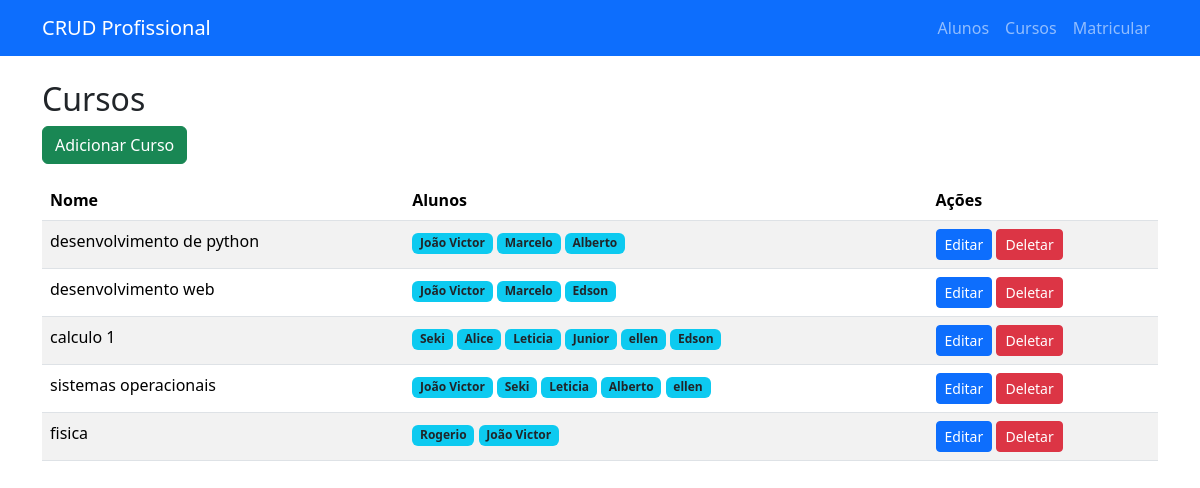
The page /cursos on the database as committed earlier.
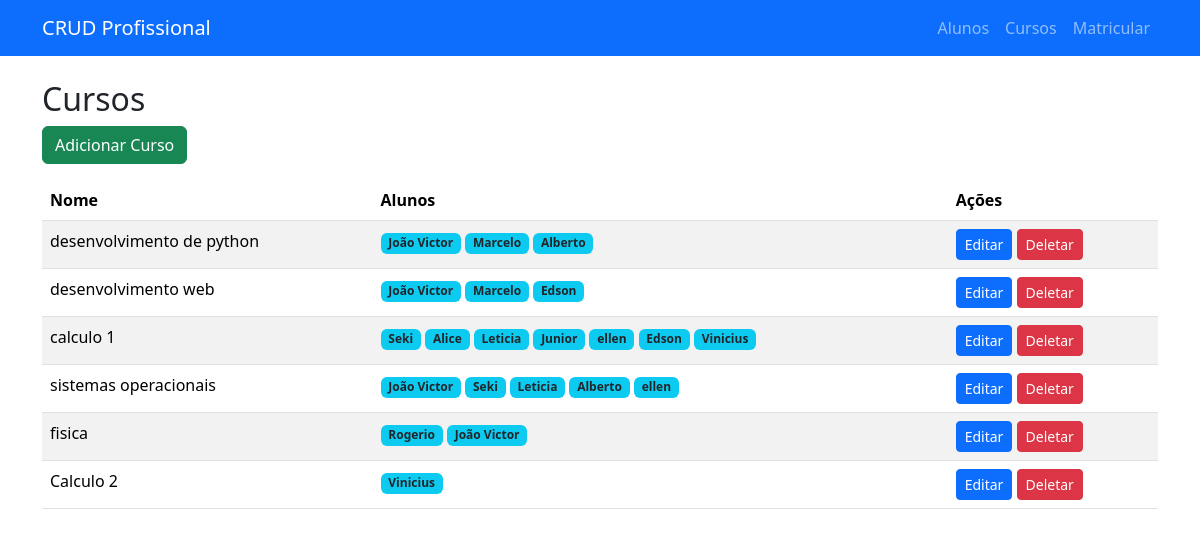
The same page on the database as committed later.
### app.py (models this page shows)
class Curso(db.Model):
    id = db.Column(db.Integer, primary_key=True)
    nome = db.Column(db.String(100), nullable=False)

class Aluno(db.Model):
    id = db.Column(db.Integer, primary_key=True)
    nome = db.Column(db.String(100), nullable=False)
    cursos = db.relationship('Curso', secondary=matriculas, backref=db.backref('alunos', lazy='dynamic'))

### app.py (the view)
@app.route('/cursos')
def cursos():
    lista_cursos = Curso.query.all()
    return render_template('cursos.html', cursos=lista_cursos)

### templates/cursos.html
{% extends "base.html" %}
{% block content %}
<h2>Cursos</h2>
<a class="btn btn-success mb-3" href="{{ url_for('adicionar_curso') }}">Adicionar Curso</a>
<table class="table table-striped">
    <thead>
        <tr>
            <th>Nome</th>
            <th>Alunos</th>
            <th>Ações</th>
        </tr>
    </thead>
    <tbody>
        {% for curso in cursos %}
        <tr>
            <td>{{ curso.nome }}</td>
            <td>
                {% for aluno in curso.alunos %}
                    <span class="badge bg-info text-dark">{{ aluno.nome }}</span>
                {% endfor %}
            </td>
            <td>
                <a class="btn btn-primary btn-sm" href="{{ url_for('editar_curso', id=curso.id) }}">Editar</a>
                <a class="btn btn-danger btn-sm" href="{{ url_for('deletar_curso', id=curso.id) }}">Deletar</a>
            </td>
        </tr>
        {% endfor %}
    </tbody>
</table>
{% endblock %}

Rows that differ between the two databases and show on the page:
added Aluno: nome "Vinicius"
added Curso: nome "Calculo 2"
